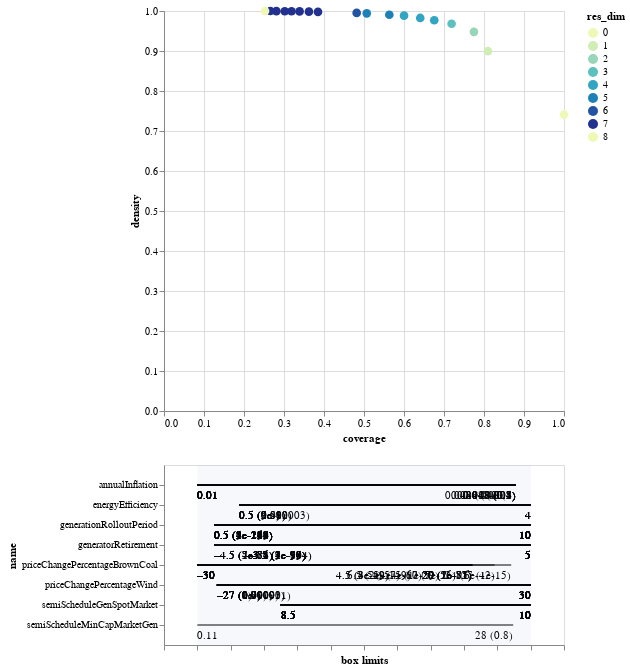

Notebook source saved alongside this figure:
### Code cell
box1.inspect_tradeoff()

### Figure 1 — Vega-Lite specification as saved in the notebook (floating-point values rounded to 4 significant figures)
{"config": {"view": {"continuousWidth": 400, "continuousHeight": 300}}, "vconcat": [{"data": {"name": "data-45b13b937f4b4d76e4a74bf55ff32af3"}, "mark": {"type": "circle", "size": 75}, "encoding": {"color": {"type": "ordinal", "field": "res_dim", "scale": {"range": ["#eff9b6", "#d0edb3", "#97d6b9", "#5dc0c0", "#31a5c2", "#1f80b8", "#2354a3", "#21318d"]}}, "opacity": {"condition": {"value": 1, "selection": "selector004"}, "value": 0.4}, "tooltip": [{"type": "ordinal", "field": "id"}, {"type": "quantitative", "field": "coverage", "format": ".2"}, {"type": "quantitative", "field": "density", "format": ".2"}, {"type": "ordinal", "field": "res_dim"}], "x": {"type": "quantitative", "field": "coverage"}, "y": {"type": "quantitative", "field": "density"}}, "height": 400, "selection": {"selector004": {"type": "single", "fields": ["id"]}}, "width": 400}, {"layer": [{"data": {"name": "data-6ebf50ee6fb68b9f19b7406d91a5e432"}, "mark": "rule", "encoding": {"x": {"type": "quantitative", "axis": {"grid": false, "labels": false, "title": "box limits"}, "field": "x_lower", "scale": {"domain": [0, 1], "padding": 0.1}}, "x2": {"field": "x_upper"}, "y": {"type": "nominal", "field": "name", "scale": {"padding": 1.0}}}, "transform": [{"calculate": "(datum.x1-datum.minimum)/(datum.maximum-datum.minimum)", "as": "x_lower"}, {"calculate": "(datum.x2-datum.minimum)/(datum.maximum-datum.minimum)", "as": "x_upper"}, {"filter": {"selection": "selector004"}}], "width": 400}, {"data": {"name": "data-6ebf50ee6fb68b9f19b7406d91a5e432"}, "mark": {"type": "text", "align": "left", "baseline": "top", "dy": 5}, "encoding": {"text": {"type": "ordinal", "field": "text"}, "x": {"type": "quantitative", "axis": {"grid": false, "labels": false, "title": "box limits"}, "field": "x_lower", "scale": {"domain": [0, 1], "padding": 0.1}}, "x2": {"field": "x_upper"}, "y": {"type": "nominal", "field": "name", "scale": {"padding": 1.0}}}, "transform": [{"calculate": "(datum.x1-datum.minimum)/(datum.maximum-datum.minimum)", "as": "x_lower"}, {"calculate": "(datum.x2-datum.minimum)/(datum.maximum-datum.minimum)", "as": "x_upper"}, {"filter": {"selection": "selector004"}}, {"calculate": "datum.qp_lower>0?format(datum.x1, \".2\")+\" (\"+format(datum.qp_lower, \".1~g\")+\")\" :format(datum.x1, \".2\")", "as": "text"}], "width": 400}, {"data": {"name": "data-6ebf50ee6fb68b9f19b7406d91a5e432"}, "mark": {"type": "text", "align": "right", "baseline": "top", "dy": 5}, "encoding": {"text": {"type": "ordinal", "field": "text"}, "x": {"type": "quantitative", "field": "x_upper"}, "x2": {"field": "x_upper"}, "y": {"type": "nominal", "field": "name", "scale": {"padding": 1.0}}}, "transform": [{"calculate": "(datum.x1-datum.minimum)/(datum.maximum-datum.minimum)", "as": "x_lower"}, {"calculate": "(datum.x2-datum.minimum)/(datum.maximum-datum.minimum)", "as": "x_upper"}, {"filter": {"selection": "selector004"}}, {"calculate": "datum.qp_upper>0?format(datum.x2, \".2\")+\" (\"+format(datum.qp_upper, \".1\")+\")\" :format(datum.x2, \".2\")", "as": "text"}], "width": 400}, {"data": {"name": "data-bb8d07f6df3d47a6a475317795287b23"}, "mark": {"type": "rect", "opacity": 0.05}, "encoding": {"x": {"type": "quantitative", "field": "start"}, "x2": {"field": "end"}}}, {"data": {"name": "data-d751713988987e9331980363e24189ce"}, "mark": "point", "encoding": {"x": {"type": "quantitative", "field": "x"}, "y": {"type": "nominal", "field": "name"}}, "transform": [{"filter": {"selection": "selector004"}}], "width": 400}, {"data": {"name": "data-d751713988987e9331980363e24189ce"}, "mark": {"type": "text", "align": "center", "baseline": "top", "dy": 5}, "encoding": {"text": {"type": "nominal", "field": "item"}, "x": {"type": "quantitative", "field": "x"}, "y": {"type": "nominal", "field": "name"}}, "transform": [{"filter": {"selection": "selector004"}}], "width": 400}]}], "$schema": "https://vega.github.io/schema/vega-lite/v4.0.2.json", "datasets": {"data-45b13b937f4b4d76e4a74bf55ff32af3": [{"coverage": 1.0, "density": 0.741, "id": 0, "mass": 1.0, "mean": 0.741, "res_dim": 0}, {"coverage": 0.8097, "density": 0.8995, "id": 1, "mass": 0.667, "mean": 0.8995, "res_dim": 1}, {"coverage": 0.7749, "density": 0.9479, "id": 2, "mass": 0.6058, "mean": 0.9479, "res_dim": 2}, {"coverage": 0.719, "density": 0.9682, "id": 3, "mass": 0.5503, "mean": 0.9682, "res_dim": 3}, {"coverage": 0.6757, "density": 0.9768, "id": 4, "mass": 0.5126, "mean": 0.9768, "res_dim": 4}, {"coverage": 0.6406, "density": 0.9826, "id": 5, "mass": 0.4831, "mean": 0.9826, "res_dim": 4}, {"coverage": 0.6001, "density": 0.9883, "id": 6, "mass": 0.4499, "mean": 0.9883, "res_dim": 4}, {"coverage": 0.5633, "density": 0.9907, "id": 7, "mass": 0.4213, "mean": 0.9907, "res_dim": 5}, {"coverage": 0.5069, "density": 0.9941, "id": 8, "mass": 0.3778, "mean": 0.9941, "res_dim": 5}, {"coverage": 0.4817, "density": 0.9952, "id": 9, "mass": 0.3587, "mean": 0.9952, "res_dim": 6}, {"coverage": 0.385, "density": 0.9977, "id": 10, "mass": 0.2859, "mean": 0.9977, "res_dim": 7}, {"coverage": 0.3623, "density": 0.9983, "id": 11, "mass": 0.2689, "mean": 0.9983, "res_dim": 7}, {"coverage": 0.339, "density": 0.999, "id": 12, "mass": 0.2515, "mean": 0.999, "res_dim": 7}, {"coverage": 0.3188, "density": 0.9993, "id": 13, "mass": 0.2364, "mean": 0.9993, "res_dim": 7}, {"coverage": 0.3019, "density": 0.9994, "id": 14, "mass": 0.2238, "mean": 0.9994, "res_dim": 7}, {"coverage": 0.281, "density": 0.9996, "id": 15, "mass": 0.2083, "mean": 0.9996, "res_dim": 7}, {"coverage": 0.2659, "density": 0.9999, "id": 16, "mass": 0.1971, "mean": 0.9999, "res_dim": 7}, {"coverage": 0.2526, "density": 1.0, "id": 17, "mass": 0.1872, "mean": 1.0, "res_dim": 8}], "data-6ebf50ee6fb68b9f19b7406d91a5e432": [{"x1": 8.5, "x2": 10.0, "name": "semiScheduleGenSpotMarket", "id": 1, "minimum": 8.0, "maximum": 10.0, "qp_lower": 0.0, "qp_upper": -1.0}, {"x1": 0.5, "x2": 10.0, "name": "generationRolloutPeriod", "id": 2, "minimum": 0.0, "maximum": 10.0, "qp_lower": 1.215e-193, "qp_upper": -1.0}, {"x1": 8.5, "x2": 10.0, "name": "semiScheduleGenSpotMarket", "id": 2, "minimum": 8.0, "maximum": 10.0, "qp_lower": 0.0, "qp_upper": -1.0}, {"x1": 0.5, "x2": 10.0, "name": "generationRolloutPeriod", "id": 3, "minimum": 0.0, "maximum": 10.0, "qp_lower": 1.826e-223, "qp_upper": -1.0}, {"x1": -4.5, "x2": 5.0, "name": "generatorRetirement", "id": 3, "minimum": -5.0, "maximum": 5.0, "qp_lower": 1.585e-56, "qp_upper": -1.0}, {"x1": 8.5, "x2": 10.0, "name": "semiScheduleGenSpotMarket", "id": 3, "minimum": 8.0, "maximum": 10.0, "qp_lower": 0.0, "qp_upper": -1.0}, {"x1": 0.5, "x2": 10.0, "name": "generationRolloutPeriod", "id": 4, "minimum": 0.0, "maximum": 10.0, "qp_lower": 2.109e-247, "qp_upper": -1.0}, {"x1": -4.5, "x2": 5.0, "name": "generatorRetirement", "id": 4, "minimum": -5.0, "maximum": 5.0, "qp_lower": 5.27e-71, "qp_upper": -1.0}, {"x1": -30.0, "x2": 26.5, "name": "priceChangePercentageBrownCoal", "id": 4, "minimum": -30.0, "maximum": 30.0, "qp_lower": -1.0, "qp_upper": 1.151e-15}, {"x1": 8.5, "x2": 10.0, "name": "semiScheduleGenSpotMarket", "id": 4, "minimum": 8.0, "maximum": 10.0, "qp_lower": 0.0, "qp_upper": -1.0}, {"x1": 0.5, "x2": 10.0, "name": "generationRolloutPeriod", "id": 5, "minimum": 0.0, "maximum": 10.0, "qp_lower": 1.565e-251, "qp_upper": -1.0}, {"x1": -4.5, "x2": 5.0, "name": "generatorRetirement", "id": 5, "minimum": -5.0, "maximum": 5.0, "qp_lower": 6.883e-84, "qp_upper": -1.0}, {"x1": -30.0, "x2": 23.5, "name": "priceChangePercentageBrownCoal", "id": 5, "minimum": -30.0, "maximum": 30.0, "qp_lower": -1.0, "qp_upper": 5.858e-42}, {"x1": 8.5, "x2": 10.0, "name": "semiScheduleGenSpotMarket", "id": 5, "minimum": 8.0, "maximum": 10.0, "qp_lower": 0.0, "qp_upper": -1.0}, {"x1": 0.5, "x2": 10.0, "name": "generationRolloutPeriod", "id": 6, "minimum": 0.0, "maximum": 10.0, "qp_lower": 3.835e-248, "qp_upper": -1.0}, {"x1": -4.5, "x2": 5.0, "name": "generatorRetirement", "id": 6, "minimum": -5.0, "maximum": 5.0, "qp_lower": 3.62e-83, "qp_upper": -1.0}, {"x1": -30.0, "x2": 19.5, "name": "priceChangePercentageBrownCoal", "id": 6, "minimum": -30.0, "maximum": 30.0, "qp_lower": -1.0, "qp_upper": 9.958e-82}, {"x1": 8.5, "x2": 10.0, "name": "semiScheduleGenSpotMarket", "id": 6, "minimum": 8.0, "maximum": 10.0, "qp_lower": 0.0, "qp_upper": -1.0}, {"x1": 0.5, "x2": 10.0, "name": "generationRolloutPeriod", "id": 7, "minimum": 0.0, "maximum": 10.0, "qp_lower": 4.668e-244, "qp_upper": -1.0}, {"x1": -4.5, "x2": 5.0, "name": "generatorRetirement", "id": 7, "minimum": -5.0, "maximum": 5.0, "qp_lower": 7.401e-72, "qp_upper": -1.0}, {"x1": -30.0, "x2": 19.5, "name": "priceChangePercentageBrownCoal", "id": 7, "minimum": -30.0, "maximum": 30.0, "qp_lower": -1.0, "qp_upper": 1.211e-85}, {"x1": -26.5, "x2": 30.0, "name": "priceChangePercentageWind", "id": 7, "minimum": -30.0, "maximum": 30.0, "qp_lower": 0.0008857, "qp_upper": -1.0}, {"x1": 8.5, "x2": 10.0, "name": "semiScheduleGenSpotMarket", "id": 7, "minimum": 8.0, "maximum": 10.0, "qp_lower": 0.0, "qp_upper": -1.0}, {"x1": 0.5, "x2": 10.0, "name": "generationRolloutPeriod", "id": 8, "minimum": 0.0, "maximum": 10.0, "qp_lower": 2.11e-228, "qp_upper": -1.0}, {"x1": -3.5, "x2": 5.0, "name": "generatorRetirement", "id": 8, "minimum": -5.0, "maximum": 5.0, "qp_lower": 4.238e-99, "qp_upper": -1.0}, {"x1": -30.0, "x2": 19.5, "name": "priceChangePercentageBrownCoal", "id": 8, "minimum": -30.0, "maximum": 30.0, "qp_lower": -1.0, "qp_upper": 2.397e-77}, {"x1": -26.5, "x2": 30.0, "name": "priceChangePercentageWind", "id": 8, "minimum": -30.0, "maximum": 30.0, "qp_lower": 1.091e-05, "qp_upper": -1.0}, {"x1": 8.5, "x2": 10.0, "name": "semiScheduleGenSpotMarket", "id": 8, "minimum": 8.0, "maximum": 10.0, "qp_lower": 0.0, "qp_upper": -1.0}, {"x1": 0.01002, "x2": 0.0482, "name": "annualInflation", "id": 9, "minimum": 0.01002, "maximum": 0.04998, "qp_lower": -1.0, "qp_upper": 0.03086}, {"x1": 0.5, "x2": 10.0, "name": "generationRolloutPeriod", "id": 9, "minimum": 0.0, "maximum": 10.0, "qp_lower": 1.178e-232, "qp_upper": -1.0}, {"x1": -3.5, "x2": 5.0, "name": "generatorRetirement", "id": 9, "minimum": -5.0, "maximum": 5.0, "qp_lower": 3.215e-94, "qp_upper": -1.0}, {"x1": -30.0, "x2": 19.5, "name": "priceChangePercentageBrownCoal", "id": 9, "minimum": -30.0, "maximum": 30.0, "qp_lower": -1.0, "qp_upper": 1.596e-71}, {"x1": -26.5, "x2": 30.0, "name": "priceChangePercentageWind", "id": 9, "minimum": -30.0, "maximum": 30.0, "qp_lower": 1.129e-06, "qp_upper": -1.0}, {"x1": 8.5, "x2": 10.0, "name": "semiScheduleGenSpotMarket", "id": 9, "minimum": 8.0, "maximum": 10.0, "qp_lower": 0.0, "qp_upper": -1.0}, {"x1": 0.5, "x2": 4.0, "name": "energyEfficiency", "id": 10, "minimum": 0.0, "maximum": 4.0, "qp_lower": 2.554e-06, "qp_upper": -1.0}, {"x1": 0.01002, "x2": 0.0482, "name": "annualInflation", "id": 10, "minimum": 0.01002, "maximum": 0.04998, "qp_lower": -1.0, "qp_upper": 0.002244}, {"x1": 0.5, "x2": 10.0, "name": "generationRolloutPeriod", "id": 10, "minimum": 0.0, "maximum": 10.0, "qp_lower": 1.156e-213, "qp_upper": -1.0}, {"x1": -3.5, "x2": 5.0, "name": "generatorRetirement", "id": 10, "minimum": -5.0, "maximum": 5.0, "qp_lower": 9.373e-104, "qp_upper": -1.0}, {"x1": -30.0, "x2": 19.5, "name": "priceChangePercentageBrownCoal", "id": 10, "minimum": -30.0, "maximum": 30.0, "qp_lower": -1.0, "qp_upper": 6.99e-51}, {"x1": -26.5, "x2": 30.0, "name": "priceChangePercentageWind", "id": 10, "minimum": -30.0, "maximum": 30.0, "qp_lower": 1.315e-11, "qp_upper": -1.0}, {"x1": 8.5, "x2": 10.0, "name": "semiScheduleGenSpotMarket", "id": 10, "minimum": 8.0, "maximum": 10.0, "qp_lower": 0.0, "qp_upper": -1.0}, {"x1": 0.5, "x2": 4.0, "name": "energyEfficiency", "id": 11, "minimum": 0.0, "maximum": 4.0, "qp_lower": 1.651e-08, "qp_upper": -1.0}, {"x1": 0.01002, "x2": 0.0482, "name": "annualInflation", "id": 11, "minimum": 0.01002, "maximum": 0.04998, "qp_lower": -1.0, "qp_upper": 0.0003742}, {"x1": 0.5, "x2": 10.0, "name": "generationRolloutPeriod", "id": 11, "minimum": 0.0, "maximum": 10.0, "qp_lower": 4.411e-213, "qp_upper": -1.0}, {"x1": -3.5, "x2": 5.0, "name": "generatorRetirement", "id": 11, "minimum": -5.0, "maximum": 5.0, "qp_lower": 1.119e-104, "qp_upper": -1.0}, {"x1": -30.0, "x2": 16.5, "name": "priceChangePercentageBrownCoal", "id": 11, "minimum": -30.0, "maximum": 30.0, "qp_lower": -1.0, "qp_upper": 4.514e-56}, {"x1": -26.5, "x2": 30.0, "name": "priceChangePercentageWind", "id": 11, "minimum": -30.0, "maximum": 30.0, "qp_lower": 1.811e-09, "qp_upper": -1.0}, {"x1": 8.5, "x2": 10.0, "name": "semiScheduleGenSpotMarket", "id": 11, "minimum": 8.0, "maximum": 10.0, "qp_lower": 0.0, "qp_upper": -1.0}, {"x1": 0.5, "x2": 4.0, "name": "energyEfficiency", "id": 12, "minimum": 0.0, "maximum": 4.0, "qp_lower": 2.048e-10, "qp_upper": -1.0}, {"x1": 0.01002, "x2": 0.0482, "name": "annualInflation", "id": 12, "minimum": 0.01002, "maximum": 0.04998, "qp_lower": -1.0, "qp_upper": 0.3345}, {"x1": 0.5, "x2": 10.0, "name": "generationRolloutPeriod", "id": 12, "minimum": 0.0, "maximum": 10.0, "qp_lower": 2.82e-210, "qp_upper": -1.0}, {"x1": -3.5, "x2": 5.0, "name": "generatorRetirement", "id": 12, "minimum": -5.0, "maximum": 5.0, "qp_lower": 1.287e-97, "qp_upper": -1.0}, {"x1": -30.0, "x2": 13.5, "name": "priceChangePercentageBrownCoal", "id": 12, "minimum": -30.0, "maximum": 30.0, "qp_lower": -1.0, "qp_upper": 1.256e-59}, {"x1": -26.5, "x2": 30.0, "name": "priceChangePercentageWind", "id": 12, "minimum": -30.0, "maximum": 30.0, "qp_lower": 2.58e-05, "qp_upper": -1.0}, {"x1": 8.5, "x2": 10.0, "name": "semiScheduleGenSpotMarket", "id": 12, "minimum": 8.0, "maximum": 10.0, "qp_lower": 0.0, "qp_upper": -1.0}, {"x1": 0.5, "x2": 4.0, "name": "energyEfficiency", "id": 13, "minimum": 0.0, "maximum": 4.0, "qp_lower": 9.059e-12, "qp_upper": -1.0}, {"x1": 0.01002, "x2": 0.0482, "name": "annualInflation", "id": 13, "minimum": 0.01002, "maximum": 0.04998, "qp_lower": -1.0, "qp_upper": 0.3952}, {"x1": 0.5, "x2": 10.0, "name": "generationRolloutPeriod", "id": 13, "minimum": 0.0, "maximum": 10.0, "qp_lower": 5.029e-204, "qp_upper": -1.0}, {"x1": -3.5, "x2": 5.0, "name": "generatorRetirement", "id": 13, "minimum": -5.0, "maximum": 5.0, "qp_lower": 2.512e-99, "qp_upper": -1.0}, {"x1": -30.0, "x2": 10.5, "name": "priceChangePercentageBrownCoal", "id": 13, "minimum": -30.0, "maximum": 30.0, "qp_lower": -1.0, "qp_upper": 3.609e-60}, {"x1": -26.5, "x2": 30.0, "name": "priceChangePercentageWind", "id": 13, "minimum": -30.0, "maximum": 30.0, "qp_lower": 0.66, "qp_upper": -1.0}, {"x1": 8.5, "x2": 10.0, "name": "semiScheduleGenSpotMarket", "id": 13, "minimum": 8.0, "maximum": 10.0, "qp_lower": 0.0, "qp_upper": -1.0}, {"x1": 0.5, "x2": 4.0, "name": "energyEfficiency", "id": 14, "minimum": 0.0, "maximum": 4.0, "qp_lower": 4.564e-08, "qp_upper": -1.0}, {"x1": 0.01002, "x2": 0.0482, "name": "annualInflation", "id": 14, "minimum": 0.01002, "maximum": 0.04998, "qp_lower": -1.0, "qp_upper": 0.5054}, {"x1": 0.5, "x2": 10.0, "name": "generationRolloutPeriod", "id": 14, "minimum": 0.0, "maximum": 10.0, "qp_lower": 9.67e-190, "qp_upper": -1.0}, {"x1": -3.5, "x2": 5.0, "name": "generatorRetirement", "id": 14, "minimum": -5.0, "maximum": 5.0, "qp_lower": 9.593e-96, "qp_upper": -1.0}, {"x1": -30.0, "x2": 8.5, "name": "priceChangePercentageBrownCoal", "id": 14, "minimum": -30.0, "maximum": 30.0, "qp_lower": -1.0, "qp_upper": 3.756e-59}, {"x1": -26.5, "x2": 30.0, "name": "priceChangePercentageWind", "id": 14, "minimum": -30.0, "maximum": 30.0, "qp_lower": 0.6673, "qp_upper": -1.0}, {"x1": 8.5, "x2": 10.0, "name": "semiScheduleGenSpotMarket", "id": 14, "minimum": 8.0, "maximum": 10.0, "qp_lower": 0.0, "qp_upper": -1.0}, {"x1": 0.5, "x2": 4.0, "name": "energyEfficiency", "id": 15, "minimum": 0.0, "maximum": 4.0, "qp_lower": 6.7e-09, "qp_upper": -1.0}, {"x1": 0.01002, "x2": 0.0482, "name": "annualInflation", "id": 15, "minimum": 0.01002, "maximum": 0.04998, "qp_lower": -1.0, "qp_upper": 0.668}, {"x1": 0.5, "x2": 10.0, "name": "generationRolloutPeriod", "id": 15, "minimum": 0.0, "maximum": 10.0, "qp_lower": 9.419e-175, "qp_upper": -1.0}, {"x1": -3.5, "x2": 5.0, "name": "generatorRetirement", "id": 15, "minimum": -5.0, "maximum": 5.0, "qp_lower": 1.682e-84, "qp_upper": -1.0}, {"x1": -30.0, "x2": 6.5, "name": "priceChangePercentageBrownCoal", "id": 15, "minimum": -30.0, "maximum": 30.0, "qp_lower": -1.0, "qp_upper": 1.991e-57}, {"x1": -26.5, "x2": 30.0, "name": "priceChangePercentageWind", "id": 15, "minimum": -30.0, "maximum": 30.0, "qp_lower": 0.6785, "qp_upper": -1.0}, {"x1": 8.5, "x2": 10.0, "name": "semiScheduleGenSpotMarket", "id": 15, "minimum": 8.0, "maximum": 10.0, "qp_lower": 0.0, "qp_upper": -1.0}, {"x1": 0.5, "x2": 4.0, "name": "energyEfficiency", "id": 16, "minimum": 0.0, "maximum": 4.0, "qp_lower": 0.5317, "qp_upper": -1.0}, {"x1": 0.01002, "x2": 0.0482, "name": "annualInflation", "id": 16, "minimum": 0.01002, "maximum": 0.04998, "qp_lower": -1.0, "qp_upper": 0.7552}, {"x1": 0.5, "x2": 10.0, "name": "generationRolloutPeriod", "id": 16, "minimum": 0.0, "maximum": 10.0, "qp_lower": 3.909e-164, "qp_upper": -1.0}, {"x1": -3.5, "x2": 5.0, "name": "generatorRetirement", "id": 16, "minimum": -5.0, "maximum": 5.0, "qp_lower": 1.032e-74, "qp_upper": -1.0}, {"x1": -30.0, "x2": 4.5, "name": "priceChangePercentageBrownCoal", "id": 16, "minimum": -30.0, "maximum": 30.0, "qp_lower": -1.0, "qp_upper": 3.775e-59}, {"x1": -26.5, "x2": 30.0, "name": "priceChangePercentageWind", "id": 16, "minimum": -30.0, "maximum": 30.0, "qp_lower": 0.7583, "qp_upper": -1.0}, {"x1": 8.5, "x2": 10.0, "name": "semiScheduleGenSpotMarket", "id": 16, "minimum": 8.0, "maximum": 10.0, "qp_lower": 0.0, "qp_upper": -1.0}, {"x1": 0.5, "x2": 4.0, "name": "energyEfficiency", "id": 17, "minimum": 0.0, "maximum": 4.0, "qp_lower": 0.8112, "qp_upper": -1.0}, {"x1": 0.01002, "x2": 0.0482, "name": "annualInflation", "id": 17, "minimum": 0.01002, "maximum": 0.04998, "qp_lower": -1.0, "qp_upper": 1.0}, {"x1": 0.5, "x2": 10.0, "name": "generationRolloutPeriod", "id": 17, "minimum": 0.0, "maximum": 10.0, "qp_lower": 1.295e-158, "qp_upper": -1.0}, {"x1": -3.5, "x2": 5.0, "name": "generatorRetirement", "id": 17, "minimum": -5.0, "maximum": 5.0, "qp_lower": 7.178e-73, "qp_upper": -1.0}, {"x1": -30.0, "x2": 4.5, "name": "priceChangePercentageBrownCoal", "id": 17, "minimum": -30.0, "maximum": 30.0, "qp_lower": -1.0, "qp_upper": 3.262e-49}, {"x1": -26.5, "x2": 30.0, "name": "priceChangePercentageWind", "id": 17, "minimum": -30.0, "maximum": 30.0, "qp_lower": 1.0, "qp_upper": -1.0}, {"x1": 8.5, "x2": 10.0, "name": "semiScheduleGenSpotMarket", "id": 17, "minimum": 8.0, "maximum": 10.0, "qp_lower": 0.0, "qp_upper": -1.0}, {"x1": 0.1146, "x2": 28.42, "name": "semiScheduleMinCapMarketGen", "id": 17, "minimum": 0.1146, "maximum": 29.99, "qp_lower": -1.0, "qp_upper": 0.7542}], "data-bb8d07f6df3d47a6a475317795287b23": [{"end": 1, "start": 0}], "data-d751713988987e9331980363e24189ce": []}}
